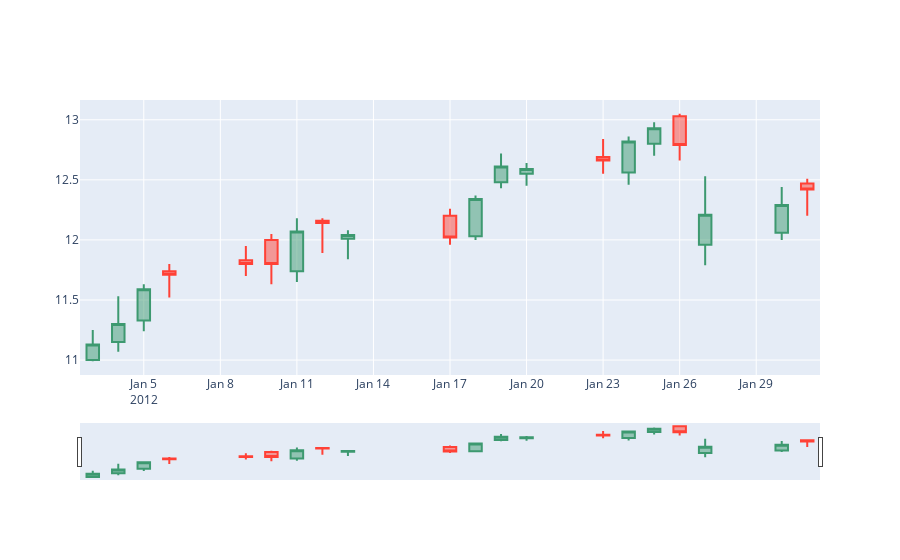

The cell this chart's notebook holds for it:
### Code cell
fig = go.Figure(data=[go.Candlestick(x=ford.index,
                open=ford_2012jan['Open'],
                high=ford_2012jan['High'],
                low=ford_2012jan['Low'],
                close=ford_2012jan['Close'])])
fig.show()

### Figure 1 — Plotly figure (JSON) as saved in the notebook; plotly's stock layout.template omitted (floating-point values rounded to 4 significant figures; data arrays with more than 128 entries replaced by an {"elided": "..."} marker saying what was removed)
{"data": [{"close": [11.13, 11.3, 11.59, 11.71, 11.8, 11.8, 12.07, 12.14, 12.04, 12.02, 12.34, 12.61, 12.59, 12.66, 12.82, 12.93, 12.79, 12.21, 12.29, 12.42], "high": [11.25, 11.53, 11.63, 11.8, 11.95, 12.05, 12.18, 12.18, 12.08, 12.26, 12.37, 12.72, 12.64, 12.84, 12.86, 12.98, 13.05, 12.53, 12.44, 12.51], "low": [10.99, 11.07, 11.24, 11.52, 11.7, 11.63, 11.65, 11.89, 11.84, 11.96, 12, 12.43, 12.45, 12.55, 12.46, 12.7, 12.66, 11.79, 12, 12.2], "open": [11, 11.15, 11.33, 11.74, 11.83, 12, 11.74, 12.16, 12.01, 12.2, 12.03, 12.48, 12.55, 12.69, 12.56, 12.8, 13.03, 11.96, 12.06, 12.47], "type": "candlestick", "x": {"elided": "1258 str values"}}], "layout": {}}
